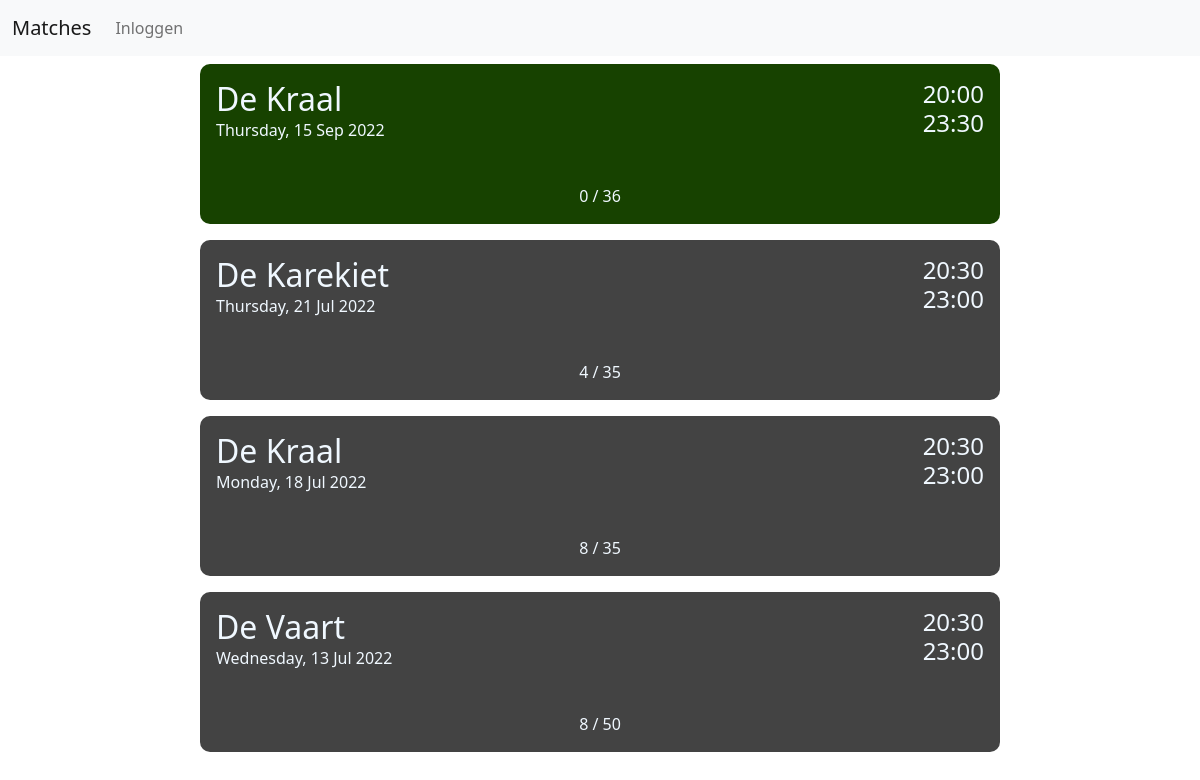
Page /matches on the earlier database version.
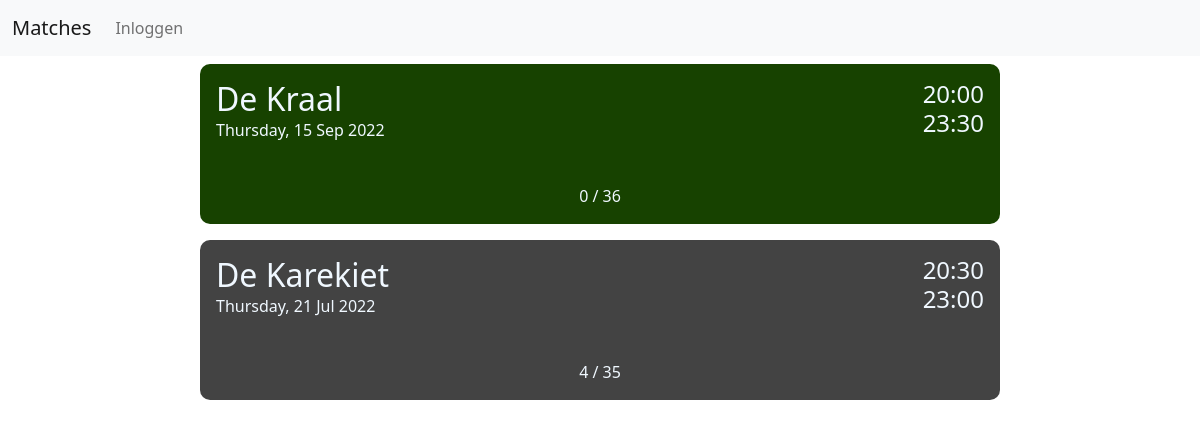
Same page on the later database version.
### tables this page shows
CREATE TABLE MATCHDAYS ([id] INTEGER PRIMARY KEY,[date] text, [starttime] text, [endtime] text, [location] text, [max] int, [status] text, [price] text, [password] text, [note] text);

### Program.py (the view, shortened to what this page needs)
    @app.route('/matches', methods=['GET', 'POST'])
    def matches():
        message = request.args["message"] if "message" in request.args else ""
        logged_in = current_user.is_authenticated
        match_list = list(Functions.getData("match").values())
        match_list.sort(key=lambda row: (row[0]))
        match_list = [ i + [datetime.datetime(int(i[0][:4]), int(i[0][4:6]), int(i[0][6:]), 0, 0).strftime("%A, %d %b %Y").title()] for i in match_list]
        return render_template('matches.html', list=match_list[::-1], n_list=len(match_list), message=message, logged_in = logged_in)

### templates/matches.html (shortened to what this page needs)
{% extends 'layout.html' %}
{% block body %}
<link rel="stylesheet" href="../static/matches.css">
<div class="container-fluid">
    <div class="one">
        {% for i in range(n_list) %}
        <form id="{{list[i][0]}}" method="POST" action="">
            <div class="matches">
                <div id="{{ list[i][0] }}" class={{"card-" + list[i][5]}} name="cardname" onclick="document.getElementById('{{list[i][0]}}').submit();">
                    <div class="header">
                        <div>
                            <h2 class="title">{{ list[i][3] }}</h2>
                            <p class="date">{{ list[i][10] }}</p>
                        </div>
                        <div class="time">
                            <h4 class="stamp">{{ list[i][1] }}</h4>
                            <h4 class="stamp">{{ list[i][2] }}</h4>
                        </div>
                    </div>
                    <div class="participants">
                        <p>{{ list[i][9] }} / {{ list[i][4] }}</p>
                    </div>
                </div>
            </div>
        </form>
        {% endfor %}
    </div>
</div>
{% endblock %}

### templates/layout.html (shortened to what this page needs)
<!doctype html>
<html lang="en">
  <head>
    <link href="https://cdn.jsdelivr.net/npm/bootstrap@5.2.0/dist/css/bootstrap.min.css" rel="stylesheet">
  </head>
  <body>
    {% include 'navbar.html' %}
    {% block body %}{% endblock %}
  </body>
</html>

### templates/navbar.html (shortened to what this page needs)
<nav class="navbar navbar-expand-lg bg-light">
  <div class="container-fluid">
    <a class="navbar-brand" href="/matches">Matches</a>
    <div class="collapse navbar-collapse" id="navbarSupportedContent">
      <ul class="navbar-nav me-auto mb-2 mb-lg-0">
        {% if current_user.is_authenticated %}
        <li class="nav-item">
          <a class="nav-item nav-link" href="/adminregistration">Registreer nieuwe admin</a>
        </li>
        <li class="nav-item">
          <a class="nav-item nav-link" href="/logout">Uitloggen</a>
        </li>
        {% else %}
        <li class="nav-item">
          <a class="nav-item nav-link" href="/admin">Inloggen</a>
        </li>
        {% endif %}
    </div>
  </div>
</nav>

### static/matches.css (style rules this page uses)
.matches { display: flex; justify-content: center; }
.one { max-width:50rem; margin: 0 auto; }
.card-open { background-color: rgb(23, 66, 0); color: aliceblue; height: 10rem; width: 50rem; border-radius: 10px; display: flex; flex-direction: column; justify-content: space-between; margin: 0.5rem 0; transition: 0.3s; }
.card-ended { background-color: rgb(67, 67, 67); color: aliceblue; height: 10rem; width: 50rem; border-radius: 10px; display: flex; flex-direction: column; justify-content: space-between; margin: 0.5rem 0; transition: 0.3s; }
.title { margin: 1rem 1rem 0 1rem; }
.header { display: flex; justify-content: space-between; }
.time { display: flex; flex-direction: column; margin: 1em; }
.stamp { margin: 0; }
.date { margin: 0 0 0 1rem; }
.participants { display: flex; justify-content: center; }

Differences in the rows shown:
removed MATCHDAYS: location "De Kraal", starttime "20:30", endtime "23:00"
removed MATCHDAYS: location "De Vaart", starttime "20:30", endtime "23:00"
Other differences:
list line gone: "Monday, 18 Jul 2022 8 / 35"
list line gone: "Wednesday, 13 Jul 2022 8 / 50"
